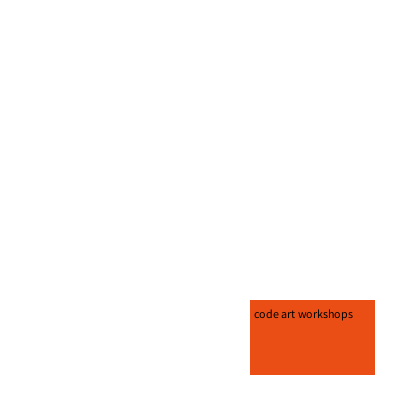
Frame 1 (no input)
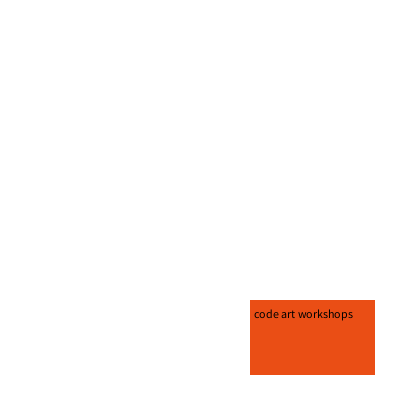
Frame 60 (the mouse pressed at the canvas centre just before this capture)
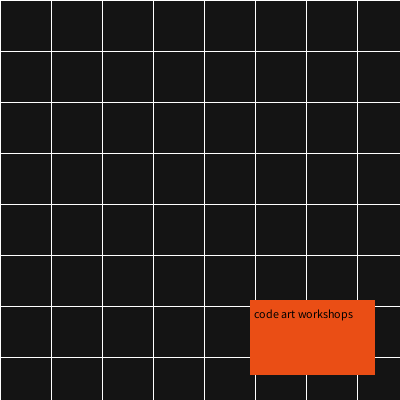
Frame 120 (the mouse held since frame 60 and released just before this capture)

The Processing sketch that drew these frames (run headless with seeded random() and noise(); from frame 60 on, the mouse is pressed at the canvas centre):

// Processing sketch: processing_30801
// ── processing_30801.pde



// code art workshops interactive poster


// press space for grids, and r for rotation


// s.monslow  2011
int w,h;
float space,i;

void setup(){
  size(400,400);
  smooth();
  noCursor();
}


void draw(){
 
  fill(0,11);
  rect(0,0,width,height);
  w = width;
  h = height;
 if(key==' ') {
   i = 0;
   translate(0,0);
}
if ( key == 'r'){
  translate(width/2,height/2); 
  i+=0.01;
}

if ( mousePressed){
 save( random(1000)+".png"); 
}


  stroke(255);
  for  (int x=0;x<w;x+=1+space){
    rotate(i);
    line(x,0,x,h);
    rotate(i);
    line(x,0,x,h);
    rotate(i);
    line(0,x,w,x);

  }
  
  
noStroke();
fill(234,78,21);
rect(width-150,height-100,125,75);

    space = mouseX/4;
    
    
    fill(0);
    text("code art workshops",254,318);
    
}
